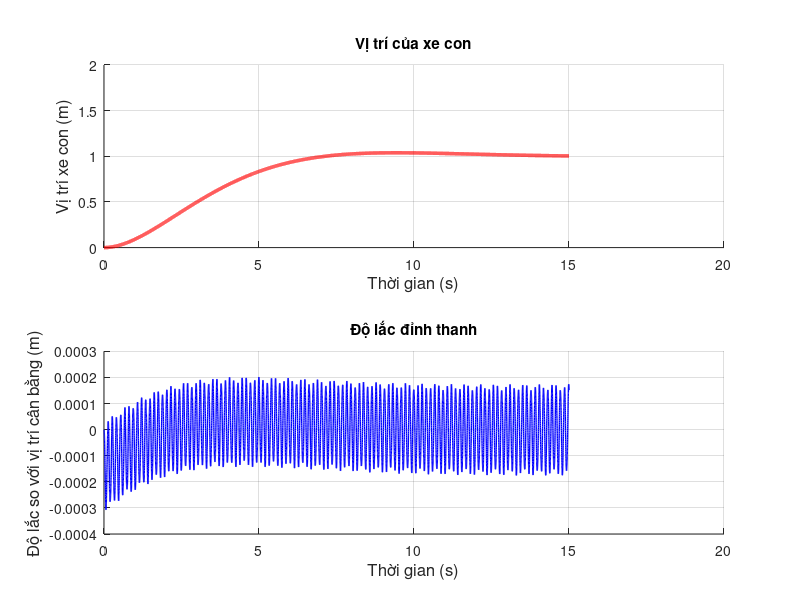
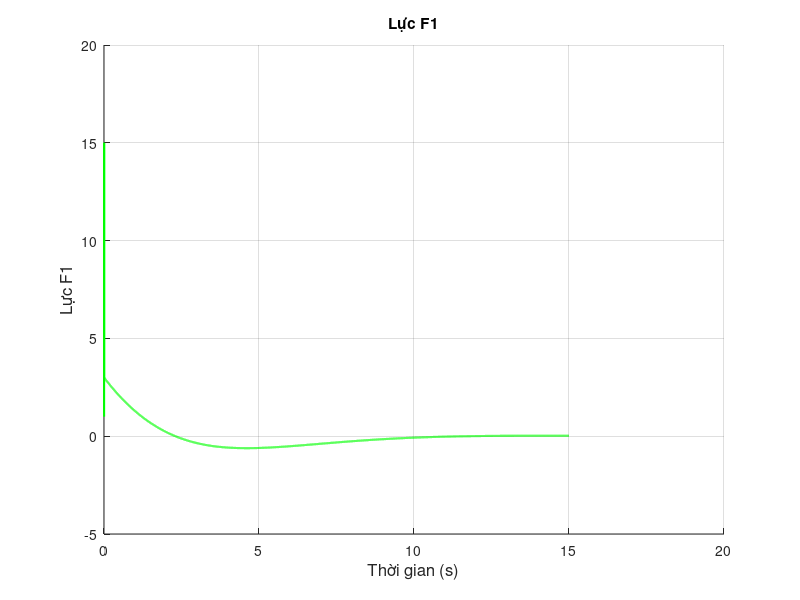

Reproduce these figures in MATLAB, in order.
clc;
close all;
clear;
%--------------------------------------------------------------------------
%    Mô phỏng chuyển động của dầm Euler - Bernoulli trong mô hình SMC
%--------------------------------------------------------------------------

% Thiết lập các thông số cho dầm
L = 0.63; EI = 0.754; rho_A = 0.297;
% Các vật nặng 
mw = 13.1; mk = 0.04; mh = 0.86; g = 9.81;

% Thiết lập thông số không gian và thời gian
n = 9; r = 15000;
tmax = 15;
delta_Y = L/(n - 1); % Bước không gian
delta_t = tmax/(r - 1); % Bước thời gian

% Bộ thông số PID
kp1 = 3; kd1 = 9; % Hệ số 3 khâu PID cho xe con
I = 0; % Khởi tạo giá trị tính tích phân
sp1 = 1; % Giá trị đặt cho xe con
e1 = zeros(1,r); % Sai số vị trí xe con

% Khởi tạo ma trận để lưu giá trị
w = zeros(n,r);

% Lực tác động vào xe con
F1 = zeros(1,r);
F1(1:r/2) = 1;

%--------------------------------------------------------------------------
for j = 3:(r - 1)
    wyyy0 = (w(3,j) - 2*w(2,j) + w(1,j))/(2*delta_Y^3);
    S2 = (F1(j + 1) - EI*wyyy0)/mw;
    w(1,j + 1) = 2*w(1,j) - w(1,j - 1) + delta_t^2*S2; % 5b
    for i = 3:(n - 2)
        % Đạo hàm theo Y
        wyyyy = (w(i + 2,j) - 4*w(i + 1,j) + 6*w(i,j) - 4*w(i - 1,j) + w(i - 2,j));
        S1 = (-EI/(rho_A*delta_Y^4))*wyyyy;
        w(i,j + 1) = 2*w(i,j) - w(i,j - 1) + delta_t^2*S1; % 5a
    end
    wyyyl = (-2*w(n,j) + 3*w(n - 1,j) - w(n - 2,j))/(2*delta_Y^3);
    S3 = (EI/mk)*wyyyl;
    w(2,j + 1) = w(1,j + 1);
    w(n,j + 1) = 2*w(n,j) - w(n,j - 1) + delta_t^2*S3; % 5e
    w(n - 1,j + 1) = (w(n,j + 1) + w(n - 2,j + 1))/2;
%--------------------------------------------------------------------------
%                       Bộ điều khiển PD cho xe con
%--------------------------------------------------------------------------
    e1(j + 1) = sp1 - w(1,j);
    I = I + e1(j + 1)*delta_t;
    D = (e1(j + 1) - e1(j))/delta_t;
    F1(j + 2) = kp1*e1(j + 1) + kd1*D;
    if F1(j + 2) > 15
        F1(j + 2) = 15;
    elseif F1(j + 2) < -15
        F1(j + 2) = -15;
    end
end
%--------------------------------------------------------------------------

% Khởi tạo giá trị để mô phỏng
t_tr = 0:delta_t:tmax;

% Vẽ đồ thị
figure(1)
subplot(2,1,1);
grid on;
hold on;
plot(t_tr,w(1,:),'r','LineWidth',2.5);
title({'Vị trí của xe con'});
ylabel('Vị trí xe con (m)','FontSize',12);
xlabel('Thời gian (s)','FontSize',12);
ylim([0 2]);

subplot(2,1,2);
grid on;
hold on;
plot(t_tr,w(n,:) - w(1,:),'b','LineWidth',1); % Vị trí tương đối của mk so với xe con
title({'Độ lắc đỉnh thanh'});
ylabel('Độ lắc so với vị trí cân bằng (m)','FontSize',12);
xlabel('Thời gian (s)','FontSize',12);

figure(2)
grid on;
hold on;
plot(t_tr,F1(1:r),'g','LineWidth',1.5);
title({'Lực F1'});
ylabel('Lực F1','FontSize',12);
xlabel('Thời gian (s)','FontSize',12);